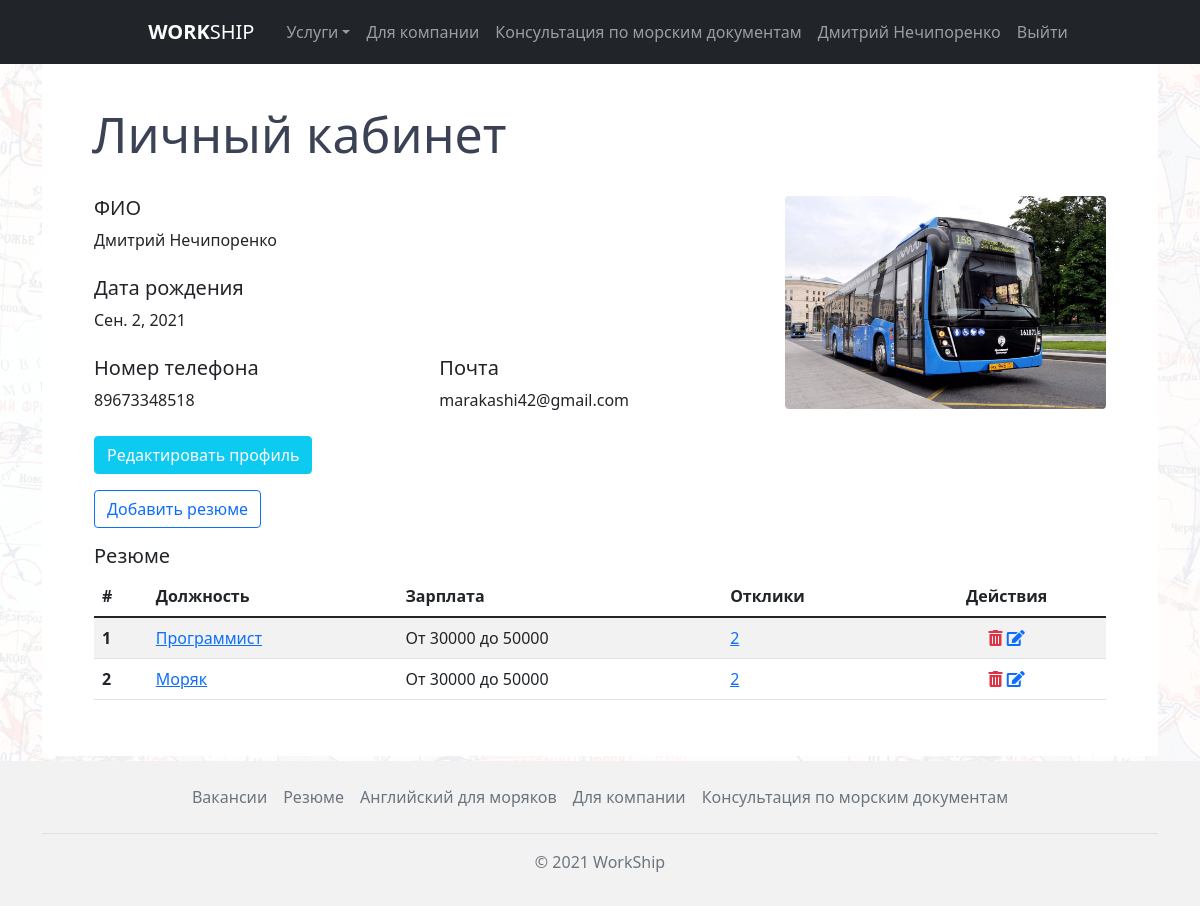
Before: /personalaccount/ (signed in) with the older database file.
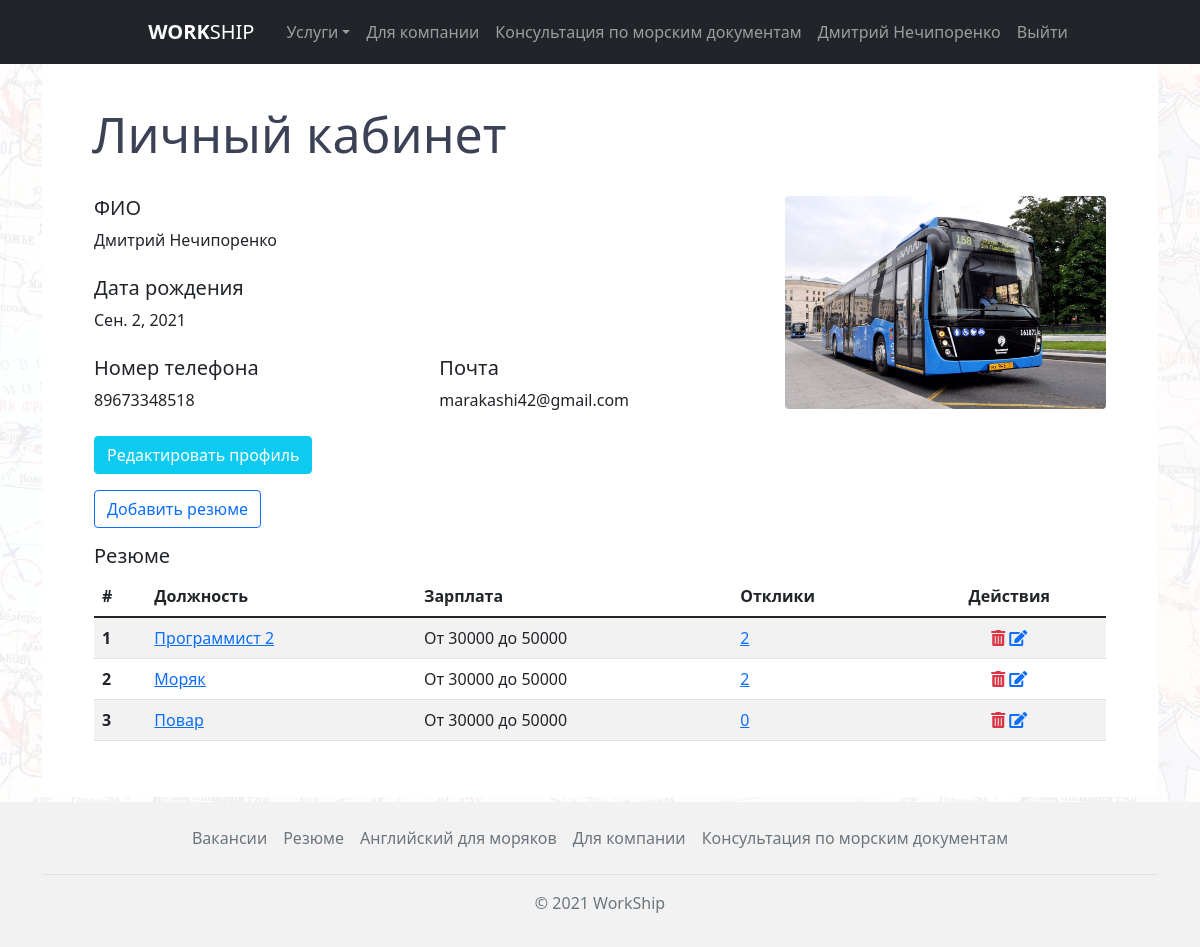
After: the same page with the newer database file.
### summaries/models.py (models this page shows, shortened)
class Summary(models.Model):
    user = models.ForeignKey(User, on_delete=models.CASCADE)
    name = models.CharField('Название', max_length=255)
    job = models.CharField('Должность', max_length=255)
    city = models.CharField('Город', max_length=255)
    salary_min = models.CharField('Зарплата от', max_length=255)
    salary_max = models.CharField('Зарплата до', max_length=255)
    extra = models.TextField('Дополнительно', default='Без описания')
    image = models.ImageField(upload_to=image_directory_path, storage=image_storage, default='defaultuser.png')
    time_create = models.DateTimeField('Дата создания', auto_now_add=True, null=True)
    time_update = models.DateTimeField('Дата изменения', auto_now=True, null=True)
    is_published = models.BooleanField('Публикация', default=True)
    def get_absolute_url(self):
        return reverse('summaries_detail', kwargs={'summary_id': self.pk})
    class Meta:
        verbose_name = 'Резюме'
        verbose_name_plural = 'Резюме'

### personal_account/views.py (the view, shortened to what this page needs)
# urls.py: path('', personal_account_home, name='personal_account_home'),
@login_required
def personal_account_home(request):
    seaman_profile = Profile.objects.filter(user=request.user)
    company_profile = CompanyProfile.objects.filter(user=request.user)
    if seaman_profile:
        summaries = Summary.objects.filter(user=request.user).annotate(responses_count=Count('vacancyresponses', filter=Q(vacancyresponses__from_company=True)))
        context = {
            'profile': seaman_profile.get(),
            'summaries': summaries
        }
        return render(request, 'personal_account/personal_seaman_account.html', context=context)

### personal_account/templates/personal_account/personal_seaman_account.html (shortened to what the changed rows need)
{% extends 'main/layout.html' %}
{% block content %}
<div class="container">
      <div class="wrapper">
          <div class="vacancies__header">
            <h2>Личный кабинет</h2>
          </div>
            <div class="container">
                <div class="row my-6">
                    <div class="col-12 my-6">
                        <table class="table table-striped table-hover">
                            <thead>
                                <tr>
                                    <th scope="col">#</th>
                                    <th scope="col">Должность</th>
                                    <th scope="col">Зарплата</th>
                                    <th scope="col">Отклики</th>
                                    <th scope="col" class="text-center">Действия</th>
                                </tr>
                            </thead>
                            <tbody>
                            {% for summary in summaries %}
                               <tr>
                                    <th scope="row">{{ forloop.counter }}</th>
                                    <td><a href="{{ summary.get_absolute_url }}">{{ summary.job }}</a></td>
                                    <td>От {{ summary.salary_min }} до {{ summary.salary_max }}</td>
                                    <td><a href="{% url 'summaries_responses' summary.id %}">{{ summary.responses_count }}</a></td>
                                   <td class="text-center"><a href="#" alt="Удалить" class="link-danger"  data-bs-toggle="modal" data-bs-target="#deleteModal"><i class="fas fa-trash-alt"></i></a>
                                       <a href="{% url 'edit_summary' summary.id %}" alt="Изменить" class="link-primary"><i class="fas fa-edit"></i></a></td>
                                </tr>
                          {% endfor %}
                            </tbody>
                        </table>
                    </div>
                </div>
            </div>
      </div>
</div>
{% endblock %}

Changed rows visible on the page:
changed Summary: job "Программист" → "Программист 2"
added Summary: job "Повар", salary_min "30000", salary_max "50000", responses_count "0"
